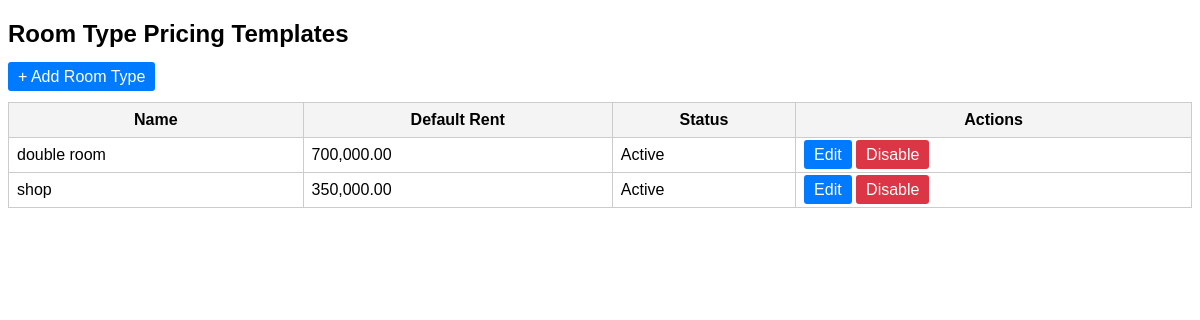
Before: /public/room_types.php with the older database file.
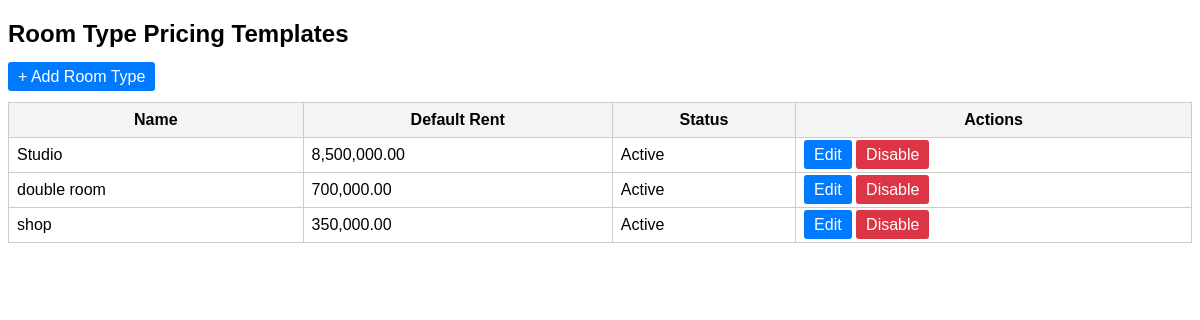
After: the same page with the newer database file.
### tables this page shows
CREATE TABLE room_types (
            id INTEGER PRIMARY KEY AUTOINCREMENT,
            name TEXT NOT NULL,
            default_monthly_rent REAL NOT NULL,
            description TEXT,
            is_active INTEGER DEFAULT 1,
            created_at TEXT DEFAULT CURRENT_TIMESTAMP,
            updated_at TEXT DEFAULT CURRENT_TIMESTAMP
        , owner_id INTEGER, admin_id INTEGER);

### public/room_types.php (the view, shortened to what this page needs)
<?php
$pdo = require __DIR__ . '/../config/database.php';
$stmt = $pdo->query("
    SELECT id, name, default_monthly_rent, is_active
    FROM room_types
    ORDER BY name ASC
");
$roomTypes = $stmt->fetchAll(PDO::FETCH_ASSOC);
?>
<!DOCTYPE html>
<html>
<head>
</head>
<body>
<h2>Room Type Pricing Templates</h2>
<p>
    <a href="room_types.php?action=add" class="btn">+ Add Room Type</a>
</p>
<table>
    <tr>
        <th>Name</th>
        <th>Default Rent</th>
        <th>Status</th>
        <th>Actions</th>
    </tr>
    <?php foreach ($roomTypes as $rt): ?>
        <tr>
            <td><?= htmlspecialchars($rt['name']) ?></td>
            <td><?= number_format($rt['default_monthly_rent'], 2) ?></td>
            <td><?= $rt['is_active'] ? 'Active' : 'Disabled' ?></td>
            <td>
                <a class="btn" href="room_types.php?action=edit&id=<?= $rt['id'] ?>">Edit</a>
                <?php if ($rt['name'] !== 'Default Template'): ?>
                    <a class="btn btn-danger"
                       href="room_types.php?action=disable&id=<?= $rt['id'] ?>"
                       onclick="return confirm('Disable this room type?')">
                       Disable
                    </a>
                <?php endif; ?>
            </td>
        </tr>
    <?php endforeach; ?>
</table>
</body>
</html>

Changed rows visible on the page:
added room_types: name "Studio", default_monthly_rent "8,500,000.00", is_active "Active"
